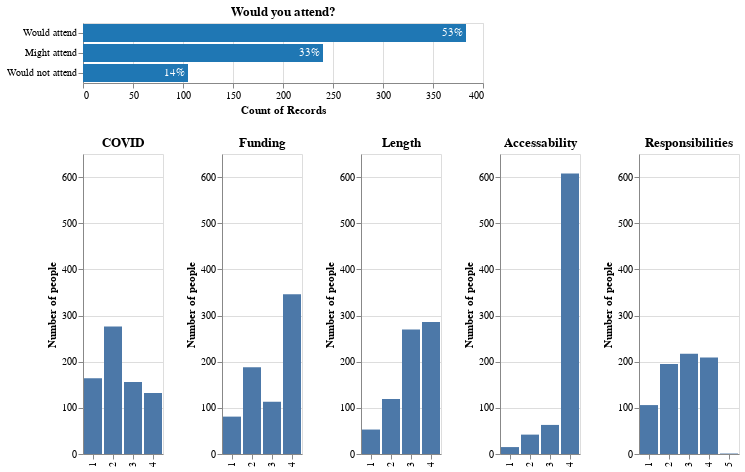

The cell this chart's notebook holds for it:
### Markdown cell above
First, when asked how much of an issue accomodation might be in preventing attendance, the response was very low. The numbers in these plots can be interpreted as:

* 1 - Likely will prevent me from attending
* 2 - Might prevent me from attending
* 3 - Could attend, but might limit participation
* 4 - Not a concern
* 5 - Unknown

### Code cell
brush = alt.selection_single(encodings=['y'])
attend = build_attend(selection=brush)

charts = [
    {
        'name': "COVID",
        'col': "worried_covid"
    },
    {
        'name': "Funding",
        'col': "worried_funding"
    },
    {
        'name': "Length",
        'col': "worried_length"
    },
    {
        'name': "Accessability",
        'col': "worried_accessibility"
    },
    {
        'name': "Responsibilities",
        'col': "worried_responsibilities"
    },
]

c_list = [
    (alt.Chart(data=survey, title=c_info['name'])
    .transform_filter(brush)
    .mark_bar()
    .encode(
        x=alt.X(shorthand=f"{c_info['col']}:N", title="", axis=alt.Axis()),
        y=alt.Y(shorthand="count()",title="Number of people", scale=alt.Scale(domain=(0, 650))),
        tooltip=alt.Tooltip("count():N"),
    )
    )
    for c_info in charts
]

c = None
for p in c_list:
    if c is None:
        c = p
    else:
        c = c | p

attend & c

### Figure 1 — Vega-Lite specification as saved in the notebook (floating-point values rounded to 4 significant figures; data arrays with more than 128 entries replaced by an {"elided": "..."} marker saying what was removed)
{"config": {"view": {"continuousWidth": 400, "continuousHeight": 300}}, "vconcat": [{"layer": [{"mark": "bar", "encoding": {"color": {"condition": {"value": "#1f77b4", "selection": "selector002"}, "value": "orange"}, "x": {"aggregate": "count", "field": "attend", "type": "nominal"}, "y": {"field": "attend", "sort": "-x", "title": "", "type": "nominal"}}, "selection": {"selector002": {"type": "single", "encodings": ["y"]}}, "title": "Would you attend?", "transform": [{"joinaggregate": [{"op": "count", "field": "*", "as": "total"}]}, {"calculate": "1 / datum.total", "as": "pct"}]}, {"mark": {"type": "text", "align": "right", "dx": -3}, "encoding": {"color": {"value": "white"}, "text": {"aggregate": "sum", "field": "pct", "format": ".0%", "type": "quantitative"}, "x": {"aggregate": "count", "field": "attend", "type": "nominal"}, "y": {"field": "attend", "sort": "-x", "title": "", "type": "nominal"}}, "title": "Would you attend?", "transform": [{"joinaggregate": [{"op": "count", "field": "*", "as": "total"}]}, {"calculate": "1 / datum.total", "as": "pct"}]}]}, {"hconcat": [{"mark": "bar", "encoding": {"tooltip": {"aggregate": "count", "type": "nominal"}, "x": {"axis": {}, "field": "worried_covid", "title": "", "type": "nominal"}, "y": {"aggregate": "count", "scale": {"domain": [0, 650]}, "title": "Number of people", "type": "quantitative"}}, "title": "COVID", "transform": [{"filter": {"selection": "selector002"}}]}, {"mark": "bar", "encoding": {"tooltip": {"aggregate": "count", "type": "nominal"}, "x": {"axis": {}, "field": "worried_funding", "title": "", "type": "nominal"}, "y": {"aggregate": "count", "scale": {"domain": [0, 650]}, "title": "Number of people", "type": "quantitative"}}, "title": "Funding", "transform": [{"filter": {"selection": "selector002"}}]}, {"mark": "bar", "encoding": {"tooltip": {"aggregate": "count", "type": "nominal"}, "x": {"axis": {}, "field": "worried_length", "title": "", "type": "nominal"}, "y": {"aggregate": "count", "scale": {"domain": [0, 650]}, "title": "Number of people", "type": "quantitative"}}, "title": "Length", "transform": [{"filter": {"selection": "selector002"}}]}, {"mark": "bar", "encoding": {"tooltip": {"aggregate": "count", "type": "nominal"}, "x": {"axis": {}, "field": "worried_accessibility", "title": "", "type": "nominal"}, "y": {"aggregate": "count", "scale": {"domain": [0, 650]}, "title": "Number of people", "type": "quantitative"}}, "title": "Accessability", "transform": [{"filter": {"selection": "selector002"}}]}, {"mark": "bar", "encoding": {"tooltip": {"aggregate": "count", "type": "nominal"}, "x": {"axis": {}, "field": "worried_responsibilities", "title": "", "type": "nominal"}, "y": {"aggregate": "count", "scale": {"domain": [0, 650]}, "title": "Number of people", "type": "quantitative"}}, "title": "Responsibilities", "transform": [{"filter": {"selection": "selector002"}}]}]}], "data": {"name": "data-ac9e26ac13768d481eb3977902d96960"}, "$schema": "https://vega.github.io/schema/vega-lite/v4.17.0.json", "datasets": {"data-ac9e26ac13768d481eb3977902d96960": {"elided": "728 records"}}}
